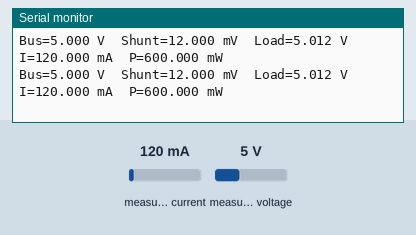
Recording of a sketch running on a simulated ESP32. Shown: the last lines printed to the serial monitor. The test bench sets the inputs (shaded band); at power-on: measured current 120 mA, measured voltage 5 V.

Above: at 1.2 s.
1.3 s: measured current set to 40 mA
At 1.9 s:
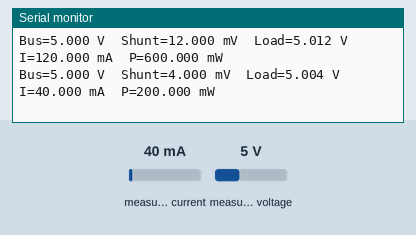
2.8 s: measured voltage set to 0.3 V
At 3.5 s:
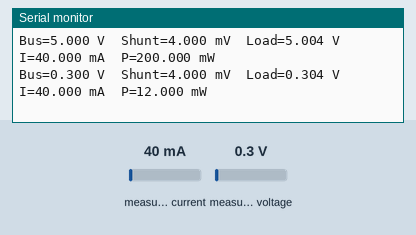
4.3 s: measured current set to 500 mA
At 4.9 s:
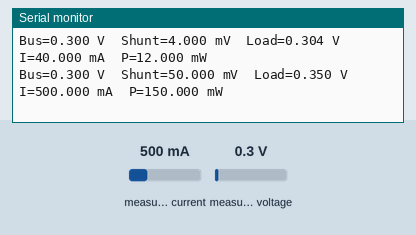
Timing chart, 0 to 7.3 s (numbered marks = the images above; inputs shaded):
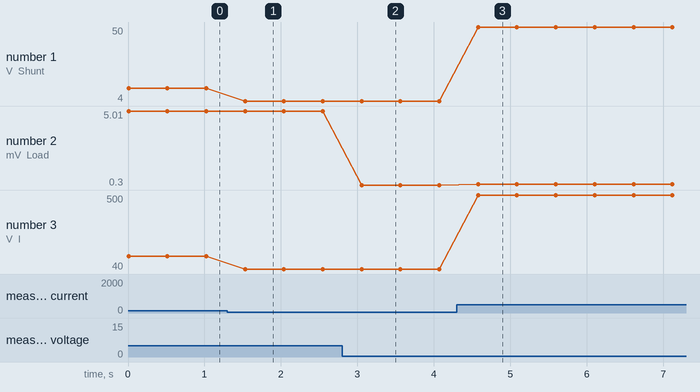

Measured:
- after the input at 1.3 s, the serial monitor: prints a new line after 0.23 s (image 1)
- after the input at 2.8 s, the serial monitor: prints a new line after 0.26 s (image 2)
- after the input at 4.3 s, the serial monitor: prints a new line after 0.28 s (image 3)
- plotted number 1: 12 → 4 after the input at 1.3 s, 4 → 50 after the input at 4.3 s
- plotted number 2: 5.01 → 5 after the input at 1.3 s, 5 → 0.3 after the input at 2.8 s, 0.3 → 0.35 after the input at 4.3 s
- plotted number 3: 120 → 40 after the input at 1.3 s, 40 → 500 after the input at 4.3 s

The sketch:

ina219.ino
```cpp
#include <Wire.h>
#include <Adafruit_INA219.h>

#define I2C_SDA 21
#define I2C_SCL 22

Adafruit_INA219 ina219;

void setup()
{
  Serial.begin(115200);
  while (!Serial);
  Wire.begin(I2C_SDA, I2C_SCL);

  if (!ina219.begin())
  {
    Serial.println("INA219 not found at 0x40");
    while (1) delay(1000);
  }
  Serial.println("INA219 OK");
}

void loop()
{
  float shunt   = ina219.getShuntVoltage_mV();
  float bus     = ina219.getBusVoltage_V();
  float current = ina219.getCurrent_mA();
  float power   = ina219.getPower_mW();
  float load    = bus + (shunt / 1000.0);

  Serial.print("Bus=");   Serial.print(bus, 3);     Serial.print(" V\t");
  Serial.print("Shunt="); Serial.print(shunt, 3);   Serial.print(" mV\t");
  Serial.print("Load=");  Serial.print(load, 3);    Serial.print(" V\t");
  Serial.print("I=");     Serial.print(current, 3); Serial.print(" mA\t");
  Serial.print("P=");     Serial.print(power, 3);   Serial.println(" mW");
  delay(500);
}
```
